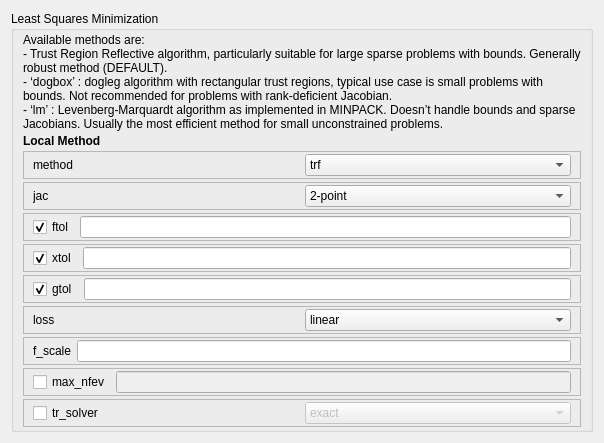
     <widget class="QWidget" name="ls">
      <attribute name="title">
       <string>LS</string>
      </attribute>
      <layout class="QVBoxLayout" name="verticalLayout_6">
       <item>
        <widget class="QGroupBox" name="groupBox">
         <property name="title">
          <string>Least Squares Minimization</string>
         </property>
         <layout class="QVBoxLayout" name="verticalLayout_2">
          <property name="spacing">
           <number>3</number>
          </property>
          <property name="topMargin">
           <number>2</number>
          </property>
          <property name="bottomMargin">
           <number>2</number>
          </property>
          <item>
           <widget class="QLabel" name="label_4">
            <property name="text">
             <string>Available methods are:
- Trust Region Reflective algorithm, particularly suitable for large sparse problems with bounds. Generally robust method (DEFAULT).
- ‘dogbox’ : dogleg algorithm with rectangular trust regions, typical use case is small problems with bounds. Not recommended for problems with rank-deficient Jacobian.
- ‘lm’ : Levenberg-Marquardt algorithm as implemented in MINPACK. Doesn’t handle bounds and sparse Jacobians. Usually the most efficient method for small unconstrained problems.</string>
            </property>
            <property name="scaledContents">
             <bool>false</bool>
            </property>
            <property name="wordWrap">
             <bool>true</bool>
            </property>
           </widget>
          </item>
          <item>
           <widget class="QLabel" name="label_5">
            <property name="font">
             <font>
              <weight>75</weight>
              <bold>true</bold>
             </font>
            </property>
            <property name="text">
             <string>Local Method</string>
            </property>
           </widget>
          </item>
          <item>
           <widget class="QFrame" name="frame_50">
            <property name="frameShape">
             <enum>QFrame::StyledPanel</enum>
            </property>
            <property name="frameShadow">
             <enum>QFrame::Raised</enum>
            </property>
            <layout class="QHBoxLayout" name="horizontalLayout_49">
             <property name="topMargin">
              <number>2</number>
             </property>
             <property name="bottomMargin">
              <number>2</number>
             </property>
             <item>
              <widget class="QLabel" name="label_3">
               <property name="text">
                <string>method</string>
               </property>
              </widget>
             </item>
             <item>
              <widget class="QComboBox" name="LSmethodcomboBox">
               <property name="toolTip">
                <string>- Trust Region Reflective algorithm, particularly suitable for large sparse problems with bounds. Generally robust method (DEFAULT).
- ‘dogbox’ : dogleg algorithm with rectangular trust regions, typical use case is small problems with bounds. Not recommended for problems with rank-deficient Jacobian.
- ‘lm’ : Levenberg-Marquardt algorithm as implemented in MINPACK. Doesn’t handle bounds and sparse Jacobians. Usually the most efficient method for small unconstrained problems.</string>
               </property>
               <item>
                <property name="text">
                 <string>trf</string>
                </property>
               </item>
               <item>
                <property name="text">
                 <string>dogbox</string>
                </property>
               </item>
               <item>
                <property name="text">
                 <string>lm</string>
                </property>
               </item>
              </widget>
             </item>
            </layout>
           </widget>
          </item>
          <item>
           <widget class="QFrame" name="frame_29">
            <property name="frameShape">
             <enum>QFrame::StyledPanel</enum>
            </property>
            <property name="frameShadow">
             <enum>QFrame::Raised</enum>
            </property>
            <layout class="QHBoxLayout" name="horizontalLayout_30">
             <property name="topMargin">
              <number>2</number>
             </property>
             <property name="bottomMargin">
              <number>2</number>
             </property>
             <item>
              <widget class="QLabel" name="label_16">
               <property name="toolTip">
                <string>Finite difference scheme for numerical estimation of the Jacobian matrix: 
- ‘2-point’ (default)
- ‘3-point’: more accurate, but requires twice as many operations as 2-point. 
- ‘cs’ uses complex steps, and while potentially the most accurate, it is applicable only when fun correctly handles complex inputs and can be analytically continued to the complex plane. 
Method ‘lm’ always uses the ‘2-point’ scheme.</string>
               </property>
               <property name="text">
                <string>jac</string>
               </property>
              </widget>
             </item>
             <item>
              <widget class="QComboBox" name="LSjaccomboBox">
               <property name="toolTip">
                <string>Finite difference scheme for numerical estimation of the Jacobian matrix: 
- ‘2-point’ (default)
- ‘3-point’: more accurate, but requires twice as many operations as 2-point. 
- ‘cs’ uses complex steps, and while potentially the most accurate, it is applicable only when fun correctly handles complex inputs and can be analytically continued to the complex plane. 
Method ‘lm’ always uses the ‘2-point’ scheme.</string>
               </property>
               <item>
                <property name="text">
                 <string>2-point</string>
                </property>
               </item>
               <item>
                <property name="text">
                 <string>3-point</string>
                </property>
               </item>
               <item>
                <property name="text">
                 <string>cs</string>
                </property>
               </item>
              </widget>
             </item>
            </layout>
           </widget>
          </item>
          <item>
           <widget class="QFrame" name="frame">
            <property name="frameShape">
             <enum>QFrame::StyledPanel</enum>
            </property>
            <property name="frameShadow">
             <enum>QFrame::Raised</enum>
            </property>
            <layout class="QHBoxLayout" name="horizontalLayout_2">
             <property name="topMargin">
              <number>2</number>
             </property>
             <property name="bottomMargin">
              <number>2</number>
             </property>
             <item>
              <widget class="QCheckBox" name="LSftolcheckBox">
               <property name="toolTip">
                <string>Tolerance for termination by the change of the cost function. Default is 1e-8. The optimization process is stopped when dF &lt; ftol * F, and there was an adequate agreement between a local quadratic model and the true model in the last step.</string>
               </property>
               <property name="text">
                <string>ftol</string>
               </property>
               <property name="checked">
                <bool>true</bool>
               </property>
              </widget>
             </item>
             <item>
              <widget class="QLineEdit" name="LSftollineEdit">
               <property name="toolTip">
                <string>Tolerance for termination by the change of the cost function. Default is 1e-8. The optimization process is stopped when dF &lt; ftol * F, and there was an adequate agreement between a local quadratic model and the true model in the last step.</string>
               </property>
              </widget>
             </item>
            </layout>
           </widget>
          </item>
          <item>
           <widget class="QFrame" name="frame_2">
            <property name="frameShape">
             <enum>QFrame::StyledPanel</enum>
            </property>
            <property name="frameShadow">
             <enum>QFrame::Raised</enum>
            </property>
            <layout class="QHBoxLayout" name="horizontalLayout_3">
             <property name="topMargin">
              <number>2</number>
             </property>
             <property name="bottomMargin">
              <number>2</number>
             </property>
             <item>
              <widget class="QCheckBox" name="LSxtolcheckBox">
               <property name="toolTip">
                <string>Tolerance for termination by the change of the independent variables. Default is 1e-8. The exact condition depends on the method used:

For ‘trf’ and ‘dogbox’ : norm(dx) &lt; xtol * (xtol + norm(x))

For ‘lm’ : Delta &lt; xtol * norm(xs), where Delta is a trust-region radius and xs is the value of x scaled according to x_scale parameter (see below).</string>
               </property>
               <property name="text">
                <string>xtol</string>
               </property>
               <property name="checked">
                <bool>true</bool>
               </property>
              </widget>
             </item>
             <item>
              <widget class="QLineEdit" name="LSxtollineEdit">
               <property name="toolTip">
                <string>Tolerance for termination by the change of the independent variables. Default is 1e-8. The exact condition depends on the method used:

For ‘trf’ and ‘dogbox’ : norm(dx) &lt; xtol * (xtol + norm(x))

For ‘lm’ : Delta &lt; xtol * norm(xs), where Delta is a trust-region radius and xs is the value of x scaled according to x_scale parameter (see below).</string>
               </property>
              </widget>
             </item>
            </layout>
           </widget>
          </item>
          <item>
           <widget class="QFrame" name="frame_45">
            <property name="frameShape">
             <enum>QFrame::StyledPanel</enum>
            </property>
            <property name="frameShadow">
             <enum>QFrame::Raised</enum>
            </property>
            <layout class="QHBoxLayout" name="horizontalLayout_46">
             <property name="topMargin">
              <number>2</number>
             </property>
             <property name="bottomMargin">
              <number>2</number>
             </property>
             <item>
              <widget class="QCheckBox" name="LSgtolcheckBox">
               <property name="toolTip">
                <string>Tolerance for termination by the norm of the gradient. Default is 1e-8. The exact condition depends on a method used:

For ‘trf’ : norm(g_scaled, ord=np.inf) &lt; gtol, where g_scaled is the value of the gradient scaled to account for the presence of the bounds [STIR].

For ‘dogbox’ : norm(g_free, ord=np.inf) &lt; gtol, where g_free is the gradient with respect to the variables which are not in the optimal state on the boundary.

For ‘lm’ : the maximum absolute value of the cosine of angles between columns of the Jacobian and the residual vector is less than gtol, or the residual vector is zero.</string>
               </property>
               <property name="text">
                <string>gtol</string>
               </property>
               <property name="checked">
                <bool>true</bool>
               </property>
              </widget>
             </item>
             <item>
              <widget class="QLineEdit" name="LSgtollineEdit">
               <property name="toolTip">
                <string>Tolerance for termination by the norm of the gradient. Default is 1e-8. The exact condition depends on a method used:

For ‘trf’ : norm(g_scaled, ord=np.inf) &lt; gtol, where g_scaled is the value of the gradient scaled to account for the presence of the bounds [STIR].

For ‘dogbox’ : norm(g_free, ord=np.inf) &lt; gtol, where g_free is the gradient with respect to the variables which are not in the optimal state on the boundary.

For ‘lm’ : the maximum absolute value of the cosine of angles between columns of the Jacobian and the residual vector is less than gtol, or the residual vector is zero.</string>
               </property>
              </widget>
             </item>
            </layout>
           </widget>
          </item>
          <item>
           <widget class="QFrame" name="frame_46">
            <property name="frameShape">
             <enum>QFrame::StyledPanel</enum>
            </property>
            <property name="frameShadow">
             <enum>QFrame::Raised</enum>
            </property>
            <layout class="QHBoxLayout" name="horizontalLayout_47">
             <property name="topMargin">
              <number>2</number>
             </property>
             <property name="bottomMargin">
              <number>2</number>
             </property>
             <item>
              <widget class="QLabel" name="label">
               <property name="text">
                <string>loss</string>
               </property>
              </widget>
             </item>
             <item>
              <widget class="QComboBox" name="LSlosscomboBox">
               <property name="toolTip">
                <string>Determines the loss function. The following keyword values are allowed:
- ‘linear’ (default) : rho(z) = z. Gives a standard least-squares problem.
- ‘soft_l1’ : rho(z) = 2 * ((1 + z)**0.5 - 1). The smooth approximation of l1 (absolute value) loss. Usually a good choice for robust least squares.
- ‘huber’ : rho(z) = z if z &lt;= 1 else 2*z^0.5 - 1. Works similarly to ‘soft_l1’. 
- ‘cauchy’ : rho(z) = ln(1 + z). Severely weakens outliers influence, but may cause difficulties in optimization process.
- ‘arctan’ : rho(z) = arctan(z). Limits a maximum loss on a single residual, has properties similar to ‘cauchy’.
 Method ‘lm’ supports only ‘linear’ loss.</string>
               </property>
               <item>
                <property name="text">
                 <string>linear</string>
                </property>
               </item>
               <item>
                <property name="text">
                 <string>soft_l1</string>
                </property>
               </item>
               <item>
                <property name="text">
                 <string>huber</string>
                </property>
               </item>
               <item>
                <property name="text">
                 <string>cauchy</string>
                </property>
               </item>
               <item>
                <property name="text">
                 <string>arctan</string>
                </property>
               </item>
              </widget>
             </item>
            </layout>
           </widget>
          </item>
          <item>
           <widget class="QFrame" name="frame_47">
            <property name="frameShape">
             <enum>QFrame::StyledPanel</enum>
            </property>
            <property name="frameShadow">
             <enum>QFrame::Raised</enum>
            </property>
            <layout class="QHBoxLayout" name="horizontalLayout_48">
             <property name="topMargin">
              <number>2</number>
             </property>
             <property name="bottomMargin">
              <number>2</number>
             </property>
             <item>
              <widget class="QLabel" name="label_2">
               <property name="text">
                <string>f_scale</string>
               </property>
              </widget>
             </item>
             <item>
              <widget class="QLineEdit" name="LSf_scalelineEdit">
               <property name="toolTip">
                <string>Value of soft margin between inlier and outlier residuals, default is 1.0. The loss function is evaluated as follows rho_(f**2) = C**2 * rho(f**2 / C**2), where C is f_scale, and rho is determined by loss parameter. This parameter has no effect with loss='linear', but for other loss values it is of crucial importance.</string>
               </property>
              </widget>
             </item>
            </layout>
           </widget>
          </item>
          <item>
           <widget class="QFrame" name="frame_3">
            <property name="frameShape">
             <enum>QFrame::StyledPanel</enum>
            </property>
            <property name="frameShadow">
             <enum>QFrame::Raised</enum>
            </property>
            <layout class="QHBoxLayout" name="horizontalLayout">
             <property name="topMargin">
              <number>2</number>
             </property>
             <property name="bottomMargin">
              <number>2</number>
             </property>
             <item>
              <widget class="QCheckBox" name="LSmax_nfevcheckBox">
               <property name="toolTip">
                <string>Maximum number of function evaluations before the termination. If None (default), the value is chosen automatically:

For ‘trf’ and ‘dogbox’ : 100 * n.

For ‘lm’ : 100 * n if jac is callable and 100 * n * (n + 1) otherwise (because ‘lm’ counts function calls in Jacobian estimation).</string>
               </property>
               <property name="text">
                <string>max_nfev</string>
               </property>
              </widget>
             </item>
             <item>
              <widget class="QLineEdit" name="LSmax_nfevlineEdit">
               <property name="enabled">
                <bool>false</bool>
               </property>
               <property name="toolTip">
                <string>Maximum number of function evaluations before the termination. If None (default), the value is chosen automatically:

For ‘trf’ and ‘dogbox’ : 100 * n.

For ‘lm’ : 100 * n if jac is callable and 100 * n * (n + 1) otherwise (because ‘lm’ counts function calls in Jacobian estimation).</string>
               </property>
              </widget>
             </item>
            </layout>
           </widget>
          </item>
          <item>
           <widget class="QFrame" name="frame_48">
            <property name="frameShape">
             <enum>QFrame::StyledPanel</enum>
            </property>
            <property name="frameShadow">
             <enum>QFrame::Raised</enum>
            </property>
            <layout class="QHBoxLayout" name="horizontalLayout_50">
             <property name="topMargin">
              <number>2</number>
             </property>
             <property name="bottomMargin">
              <number>2</number>
             </property>
             <item>
              <widget class="QCheckBox" name="LStr_solvercheckBox">
               <property name="text">
                <string>tr_solver</string>
               </property>
              </widget>
             </item>
             <item>
              <widget class="QComboBox" name="LStr_solvercomboBox">
               <property name="enabled">
                <bool>false</bool>
               </property>
               <property name="toolTip">
                <string>Method for solving trust-region subproblems, relevant only for ‘trf’ and ‘dogbox’ methods.

‘exact’ is suitable for not very large problems with dense Jacobian matrices. The computational complexity per iteration is comparable to a singular value decomposition of the Jacobian matrix.

‘lsmr’ is suitable for problems with sparse and large Jacobian matrices. It uses the iterative procedure scipy.sparse.linalg.lsmr for finding a solution of a linear least-squares problem and only requires matrix-vector product evaluations.

If None (default) the solver is chosen based on the type of Jacobian returned on the first iteration.</string>
               </property>
               <item>
                <property name="text">
                 <string>exact</string>
                </property>
               </item>
               <item>
                <property name="text">
                 <string>lsmr</string>
                </property>
               </item>
              </widget>
             </item>
            </layout>
           </widget>
          </item>
         </layout>
        </widget>
       </item>
      </layout>
     </widget>
